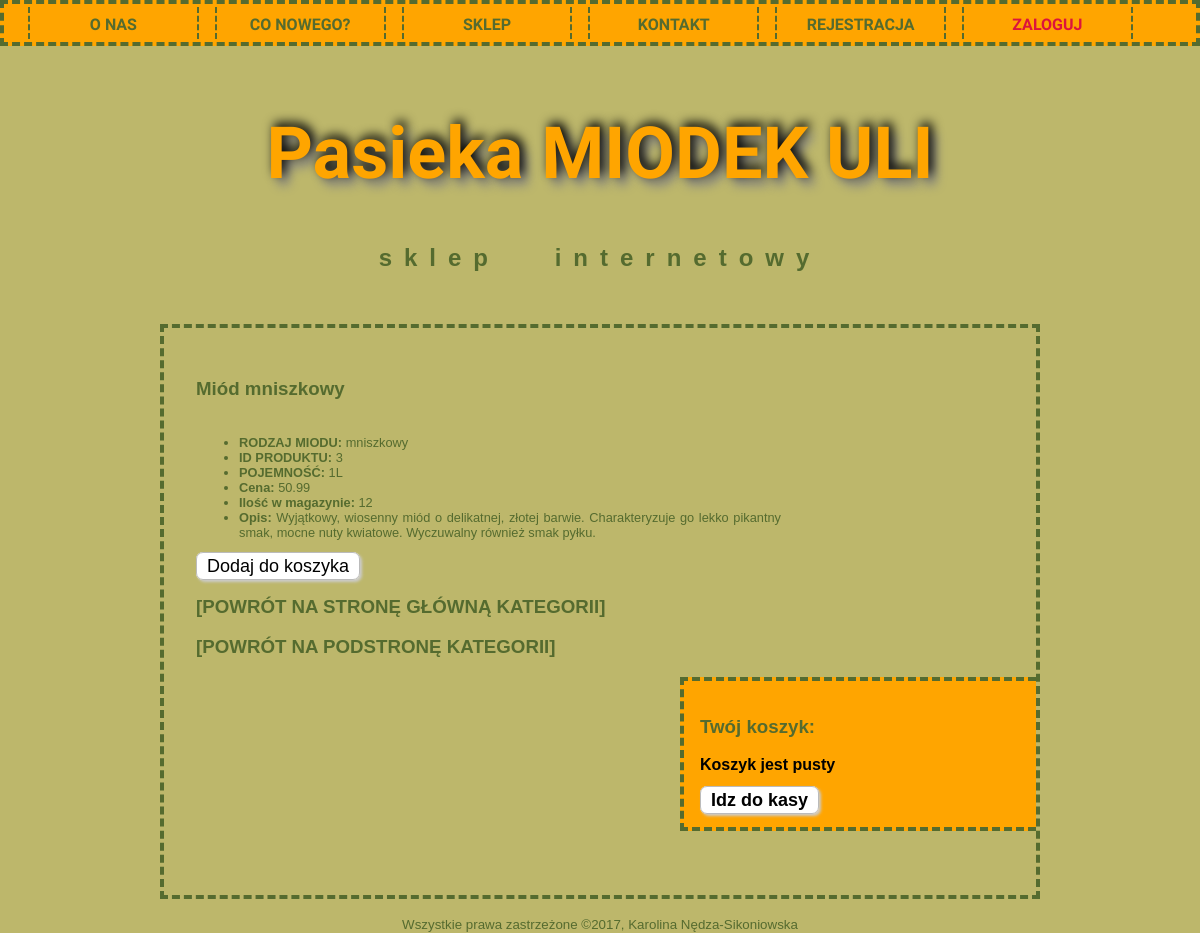
Page /ten_sloik_miodu.php?id_mp=3 on the committed database.
### tables this page shows
CREATE TABLE `miody` (
  `id_miod` tinyint(4) NOT NULL,
  `nazwa_m` varchar(50) NOT NULL,
  `opis_m` text NOT NULL
);

CREATE TABLE `miod_poj` (
  `id_mp` tinyint(4) NOT NULL,
  `rodzaj` tinyint(4) NOT NULL,
  `pojemnosc` tinyint(4) NOT NULL,
  `cena` decimal(10,2) NOT NULL,
  `stan` int(10) UNSIGNED NOT NULL
);

CREATE TABLE `pojemnosc` (
  `id_poj` int(11) NOT NULL,
  `nazwa_poj` varchar(11) NOT NULL
);

### ten_sloik_miodu.php (the view, shortened to what this page needs)
<?php
require "funkcje_sklep.php";
$id_mp = $_GET['id_mp'];
$miod = pobierz_szczegoly_miodu($id_mp);
?>
<!DOCTYPE html>
<html lang="pl-PL">
  <head>
	<link rel="stylesheet" href="styl1.css" type="text/css">
  </head>
 <body>
<div id="top"><nav>
	<div class="nav"><a href="index.php">o nas</a></div>
    <div class="nav"><a href="news.php">co nowego?</a></div>
    <div class="nav"><a href="sklep.php">sklep</a></div>
	<div class="nav"><a href="kontakt.php">kontakt</a></div>
    <?php
	if (isset($_SESSION['zalogowany'])&&$_SESSION['zalogowany']==true)
	{
		echo '<div class="nav"><a href="user_start.php">twoje konto</a></div>';
	}
	else
	{
		echo '<div class="nav"><a href="register.php">rejestracja</a></div>';
	}
	?>
	<?php
	if (isset($_SESSION['zalogowany'])&&$_SESSION['zalogowany']==true)
	{
		echo '<div class="nav"><a href="logout.php"><span style="color:crimson;">wyloguj</span></a></div>';
	}
	else
	{
		echo '<div class="nav"><a href="login.php"><span style="color:crimson;">zaloguj</span></a></div>';
	}
	?>
</nav></div>
 <div id="logo">
	<h1>Pasieka MIODEK ULI</h1>
	<h2>sklep internetowy</h2>
 </div>
 <div id="main">
	<div id="maincontent">
	<h3><?php echo "Miód ".$miod['nazwa_m']; ?></h3>
<?php
wyswietl_szczegoly_mp($miod);
$akcja = "ten_sloik_miodu.php?id_mp=".$id_mp;
przycisk($akcja."&nowy=".$id_mp, "Dodaj do koszyka");
?>
<a href="sklep.php"><h3>[POWRÓT NA STRONĘ GŁÓWNĄ KATEGORII]</h3></a>
<a href="<?php echo "show_me_my_miod.php?id_miod=".$miod['id_miod'];?>"><h3>[POWRÓT NA PODSTRONĘ KATEGORII]</h3></a>
</div>
	<aside id="basket">
		<div>
		<h3>Twój koszyk:</h3>
<?php
if(($_SESSION['koszyk']) && (array_count_values($_SESSION['koszyk'])))
{
	pokaz_koszyk($_SESSION['koszyk']);
}
else
{
	echo "<p>Koszyk jest pusty</p>";
}
?>
		</div>
	</aside>
 </div>
 <footer>
	 <small>Wszystkie prawa zastrzeżone &copy;2017, <a href="mailto:karolcia999@gmail.com">Karolina Nędza-Sikoniowska</a></small>
 </footer>
 </body>
 </html>

### funkcje_sklep.php (shortened to what this page needs)
<?php
function pobierz_szczegoly_miodu($id_mp)
{
				try
				{
					$connection = polacz();
					if($connection->connect_errno!=0)
					{
						throw new Exception(mysqli_connect_errno());
					}
					else
					{
						$query = "SELECT M.nazwa_m, M.id_miod, MP.id_mp, P.nazwa_poj, M.opis_m, MP.cena, MP.stan
						FROM miody AS M, miod_poj AS MP, pojemnosc AS P
						WHERE MP.rodzaj = M.id_miod AND MP.pojemnosc = P.id_poj AND MP.id_mp = '$id_mp';";
						$result = $connection->query($query);
						if(!$result) throw new Exception($connection->error);
						else
						{
							$result = @$result->fetch_assoc();
						}
						return $result;
					}
				}
				catch(Exception $err)
				{
					blad($err);
				}
}
function wyswietl_szczegoly_mp($miod)
{
  if (is_array($miod))
  {
    echo "<table><tr>";
    echo "<td><ul>";
    echo "<li><strong>RODZAJ MIODU:</strong> ";
    echo $miod['nazwa_m'];
    echo "</li><li><strong>ID PRODUKTU:</strong> ";
    echo $miod['id_mp'];
	echo "<li><strong>POJEMNOŚĆ:</strong> ";
    echo $miod['nazwa_poj'];
    echo "</li><li><strong>Cena:</strong> ";
    echo $miod['cena'];
	echo "<li><strong>Ilość w magazynie:</strong> ";
    echo $miod['stan'];
    echo "</li><li><strong>Opis:</strong> ";
    echo $miod['opis_m'];
    echo "</li></ul></td></tr></table>";
  }
  else {
    echo "Dane miodu niedostępne. Wróć tu za chwilkę.";
  }
}
function przycisk($cel, $dzialanie) {
  echo '<a href="'.$cel.'" class="button">'.$dzialanie.'</a>';
}
?>

### styl1.css (style rules this page uses)
body { background-color: darkkhaki; font-size: medium; font-family: Calibri, sans-serif; margin: 0 !important; }
nav { width: auto; padding: 0.2em 1em; font-family: 'Cabin Sketch', cursive; font-size: 1em; font-weight: bold; text-transform: uppercase; text-align: center; color: darkolivegreen; background-color: orange; list-style-type: none; border: 4px dashed; margin-left: auto; margin-right: auto; }
.nav { float: left; margin-left: 0.5em; margin-right: 0.5em; padding: 0.5em 0.5em; margin-top: 0; border-right: 2px dashed; border-left: 2px dashed; background-color: orange; min-width: 13% ; height:1em; }
#top { margin-left: auto; margin-right: auto; }
#logo { padding: 1em 0; border: 0px; margin-right: auto; margin-left: auto; }
#main { width: 70%; padding-right: 0em; padding-left: 2em; padding-top: 2em; padding-bottom: 4em; margin-right: auto; margin-left: auto; margin-top: 1em; margin-bottom: 1em; color: darkolivegreen; text-align: justify; border: 4px dashed; }
#maincontent { float: left; width: auto; max-width: 70%; }
aside { float: right; padding: 1em; border-top: 4px dashed; border-bottom: 4px dashed; border-left: 4px dashed; color: darkolivegreen; background-color: orange; font-weight: bold; width: 20em; }
footer { clear: both; text-align: center; color: darkolivegreen; }
h1 { color: orange; font-family: 'Cabin Sketch', cursive; font-size: 4.5em; text-align: center; text-shadow: .05em -.05em 0.15em black, .1em .1em 0.15em gray; }
h2 { word-spacing: 1.5em; letter-spacing: 0.5em; text-align: center; color: darkolivegreen; }
p { color: black; }
a { text-decoration: none; color: darkolivegreen; }
#basket { background: url('img/mono-basket.png'); background-size: 6em 6em; background-repeat: no-repeat; background-position: 90% 0%; background-color: orange; }
.button { background-color: white; border: 1px solid #bbbbbb; -moz-border-radius: 7px; -webkit-border-radius: 7px; border-radius: 7px; -moz-box-shadow: 2px 2px 3px #cccccc; -webkit-box-shadow: 2px 2px 3px #cccccc; box-shadow: 2px 2px 3px #cccccc; text-decoration: none; color: black; font-family: Calibri, sans-serif; font-size: 18px; outline: none; padding: 3px 10px; }
table { font-size: 0.8em; margin-left: 0%; padding-left: 0; }

### rows in the picture
miody: nazwa_m "mniszkowy", miod_poj.id_mp "3", pojemnosc.nazwa_poj "1L", miod_poj.cena "50.99", miod_poj.stan "12", opis_m "Wyjątkowy, wiosenny miód o delikatnej, złotej barwie. Charakteryzuje go lekko pikantny smak, mocne nuty kwiatowe. Wyczuwalny również smak pyłku."

### other values in the picture
$dzialanie "Dodaj do koszyka Idz do kasy"
